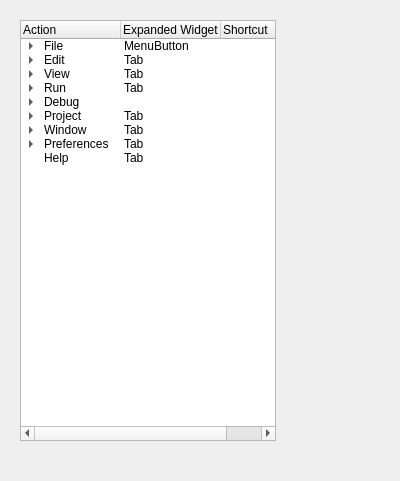
<?xml version="1.0" encoding="UTF-8"?>
<ui version="4.0">
 <class>Form</class>
 <widget class="QWidget" name="Form">
  <property name="geometry">
   <rect>
    <x>0</x>
    <y>0</y>
    <width>400</width>
    <height>481</height>
   </rect>
  </property>
  <property name="windowTitle">
   <string>Form</string>
  </property>
  <widget class="QTreeWidget" name="treeWidget">
   <property name="geometry">
    <rect>
     <x>20</x>
     <y>20</y>
     <width>256</width>
     <height>421</height>
    </rect>
   </property>
   <column>
    <property name="text">
     <string>Action</string>
    </property>
   </column>
   <column>
    <property name="text">
     <string>Expanded Widget</string>
    </property>
   </column>
   <column>
    <property name="text">
     <string>Shortcut</string>
    </property>
   </column>
   <item>
    <property name="text">
     <string>File</string>
    </property>
    <property name="text">
     <string>MenuButton</string>
    </property>
    <item>
     <property name="text">
      <string>New</string>
     </property>
     <property name="text">
      <string>MenuItem</string>
     </property>
    </item>
    <item>
     <property name="text">
      <string>Open</string>
     </property>
     <property name="text">
      <string>MenuItem</string>
     </property>
    </item>
    <item>
     <property name="text">
      <string>Close</string>
     </property>
     <property name="text">
      <string>MenuItem</string>
     </property>
    </item>
    <item>
     <property name="text">
      <string>Save</string>
     </property>
     <property name="text">
      <string>MenuItem</string>
     </property>
    </item>
    <item>
     <property name="text">
      <string>Save As</string>
     </property>
     <property name="text">
      <string>MenuItem</string>
     </property>
    </item>
    <item>
     <property name="text">
      <string>Save All</string>
     </property>
     <property name="text">
      <string>MenuItem</string>
     </property>
    </item>
    <item>
     <property name="text">
      <string>Save to Project</string>
     </property>
     <property name="text">
      <string>MenuItem</string>
     </property>
    </item>
    <item>
     <property name="text">
      <string>Export</string>
     </property>
     <property name="text">
      <string>Menu</string>
     </property>
     <item>
      <property name="text">
       <string>HTML</string>
      </property>
      <property name="text">
       <string>MenuItem</string>
      </property>
     </item>
     <item>
      <property name="text">
       <string>PDF</string>
      </property>
      <property name="text">
       <string>MenuItem</string>
      </property>
     </item>
     <item>
      <property name="text">
       <string>RTF</string>
      </property>
      <property name="text">
       <string>MenuItem</string>
      </property>
     </item>
     <item>
      <property name="text">
       <string>TeX</string>
      </property>
      <property name="text">
       <string>MenuItem</string>
      </property>
     </item>
    </item>
    <item>
     <property name="text">
      <string>Print Preview</string>
     </property>
     <property name="text">
      <string>MenuItem</string>
     </property>
    </item>
    <item>
     <property name="text">
      <string>Print</string>
     </property>
     <property name="text">
      <string>MenuItem</string>
     </property>
    </item>
    <item>
     <property name="text">
      <string>Quit</string>
     </property>
     <property name="text">
      <string>MenuItem</string>
     </property>
    </item>
   </item>
   <item>
    <property name="text">
     <string>Edit</string>
    </property>
    <property name="text">
     <string>Tab</string>
    </property>
    <item>
     <property name="text">
      <string>Autocomplete</string>
     </property>
     <property name="text">
      <string>ToolButton</string>
     </property>
     <item>
      <property name="text">
       <string>Autocomplete</string>
      </property>
      <property name="text">
       <string>MenuItem</string>
      </property>
     </item>
     <item>
      <property name="text">
       <string>...From API</string>
      </property>
      <property name="text">
       <string>MenuItem</string>
      </property>
     </item>
     <item>
      <property name="text">
       <string>...From Documentation</string>
      </property>
      <property name="text">
       <string>MenuItem</string>
      </property>
     </item>
     <item>
      <property name="text">
       <string>...From API and Documentation</string>
      </property>
      <property name="text">
       <string>MenuItem</string>
      </property>
     </item>
    </item>
    <item>
     <property name="text">
      <string>Wizards</string>
     </property>
    </item>
    <item>
     <property name="text">
      <string>Macros</string>
     </property>
    </item>
    <item>
     <property name="text">
      <string>Spelling</string>
     </property>
     <property name="text">
      <string>ToolButton</string>
     </property>
     <item>
      <property name="text">
       <string>Check Spelling...</string>
      </property>
      <property name="text">
       <string>MenuItem</string>
      </property>
     </item>
     <item>
      <property name="text">
       <string>Autocheck Spelling</string>
      </property>
      <property name="text">
       <string>MenuItem</string>
      </property>
     </item>
    </item>
    <item>
     <property name="text">
      <string>Indentation</string>
     </property>
     <property name="text">
      <string>ToolGroup</string>
     </property>
     <item>
      <property name="text">
       <string>Indent</string>
      </property>
      <property name="text">
       <string>ToolButton</string>
      </property>
     </item>
     <item>
      <property name="text">
       <string>Dedent</string>
      </property>
      <property name="text">
       <string>ToolButton</string>
      </property>
     </item>
     <item>
      <property name="text">
       <string>Smart Indent</string>
      </property>
      <property name="text">
       <string>ToolButton</string>
      </property>
     </item>
    </item>
    <item>
     <property name="text">
      <string>Source Formatting</string>
     </property>
     <property name="text">
      <string>ToolGroup</string>
     </property>
     <item>
      <property name="text">
       <string>Comment</string>
      </property>
      <property name="text">
       <string>ToolButton</string>
      </property>
      <item>
       <property name="text">
        <string>Line Comment</string>
       </property>
       <property name="text">
        <string>MenuItem</string>
       </property>
      </item>
      <item>
       <property name="text">
        <string>Stream Comment</string>
       </property>
       <property name="text">
        <string>MenuItem</string>
       </property>
      </item>
      <item>
       <property name="text">
        <string>Box Comment</string>
       </property>
       <property name="text">
        <string>MenuItem</string>
       </property>
      </item>
     </item>
     <item>
      <property name="text">
       <string>Check Source</string>
      </property>
      <property name="text">
       <string>ToolButton</string>
      </property>
      <item>
       <property name="text">
        <string>Syntax...</string>
       </property>
       <property name="text">
        <string>MenuItem</string>
       </property>
      </item>
      <item>
       <property name="text">
        <string>Indentation...</string>
       </property>
       <property name="text">
        <string>MenuItem</string>
       </property>
      </item>
     </item>
    </item>
    <item>
     <property name="text">
      <string>Clipboard</string>
     </property>
     <property name="text">
      <string>ToolGroup</string>
     </property>
     <item>
      <property name="text">
       <string>New Subitem</string>
      </property>
      <property name="text">
       <string>Cut</string>
      </property>
     </item>
     <item>
      <property name="text">
       <string>New Item</string>
      </property>
      <property name="text">
       <string>Copy</string>
      </property>
     </item>
     <item>
      <property name="text">
       <string>New Item</string>
      </property>
      <property name="text">
       <string>Paste</string>
      </property>
     </item>
    </item>
    <item>
     <property name="text">
      <string>Changes</string>
     </property>
     <property name="text">
      <string>ToolGroup</string>
     </property>
     <item>
      <property name="text">
       <string>Undo</string>
      </property>
      <property name="text">
       <string>ToolButton</string>
      </property>
     </item>
     <item>
      <property name="text">
       <string>Redo</string>
      </property>
      <property name="text">
       <string>ToolButton</string>
      </property>
     </item>
     <item>
      <property name="text">
       <string>Revert</string>
      </property>
      <property name="text">
       <string>ToolButton</string>
      </property>
     </item>
    </item>
   </item>
   <item>
    <property name="text">
     <string>View</string>
    </property>
    <property name="text">
     <string>Tab</string>
    </property>
    <item>
     <property name="text">
      <string>Bookmarks</string>
     </property>
     <property name="text">
      <string>ToolGroup</string>
     </property>
    </item>
    <item>
     <property name="text">
      <string>Search</string>
     </property>
     <property name="text">
      <string>ToolGroup</string>
     </property>
    </item>
    <item>
     <property name="text">
      <string>Quicksearch</string>
     </property>
     <property name="text">
      <string>ToolGroup</string>
     </property>
    </item>
    <item>
     <property name="text">
      <string>Zoom</string>
     </property>
     <property name="text">
      <string>ToolGroup</string>
     </property>
    </item>
   </item>
   <item>
    <property name="text">
     <string>Run</string>
    </property>
    <property name="text">
     <string>Tab</string>
    </property>
    <item>
     <property name="text">
      <string>Script</string>
     </property>
    </item>
    <item>
     <property name="text">
      <string>Project</string>
     </property>
    </item>
    <item>
     <property name="text">
      <string>Debug</string>
     </property>
    </item>
    <item>
     <property name="text">
      <string>Unittest</string>
     </property>
    </item>
   </item>
   <item>
    <property name="text">
     <string>Debug</string>
    </property>
    <item>
     <property name="text">
      <string>Breakpoints</string>
     </property>
    </item>
    <item>
     <property name="text">
      <string>Step</string>
     </property>
    </item>
   </item>
   <item>
    <property name="text">
     <string>Project</string>
    </property>
    <property name="text">
     <string>Tab</string>
    </property>
    <item>
     <property name="text">
      <string>Current Project</string>
     </property>
    </item>
    <item>
     <property name="text">
      <string>Add to Project</string>
     </property>
    </item>
    <item>
     <property name="text">
      <string>Multiproject</string>
     </property>
    </item>
    <item>
     <property name="text">
      <string>Tools</string>
     </property>
     <property name="text">
      <string/>
     </property>
    </item>
   </item>
   <item>
    <property name="text">
     <string>Window</string>
    </property>
    <property name="text">
     <string>Tab</string>
    </property>
    <item>
     <property name="text">
      <string>Profiles</string>
     </property>
    </item>
    <item>
     <property name="text">
      <string>Toolboxes</string>
     </property>
     <property name="text">
      <string/>
     </property>
    </item>
    <item>
     <property name="text">
      <string>Splits</string>
     </property>
    </item>
   </item>
   <item>
    <property name="text">
     <string>Preferences</string>
    </property>
    <property name="text">
     <string>Tab</string>
    </property>
    <item>
     <property name="text">
      <string>Plugins</string>
     </property>
    </item>
   </item>
   <item>
    <property name="text">
     <string>Help</string>
    </property>
    <property name="text">
     <string>Tab</string>
    </property>
   </item>
  </widget>
 </widget>
 <resources/>
 <connections/>
</ui>
